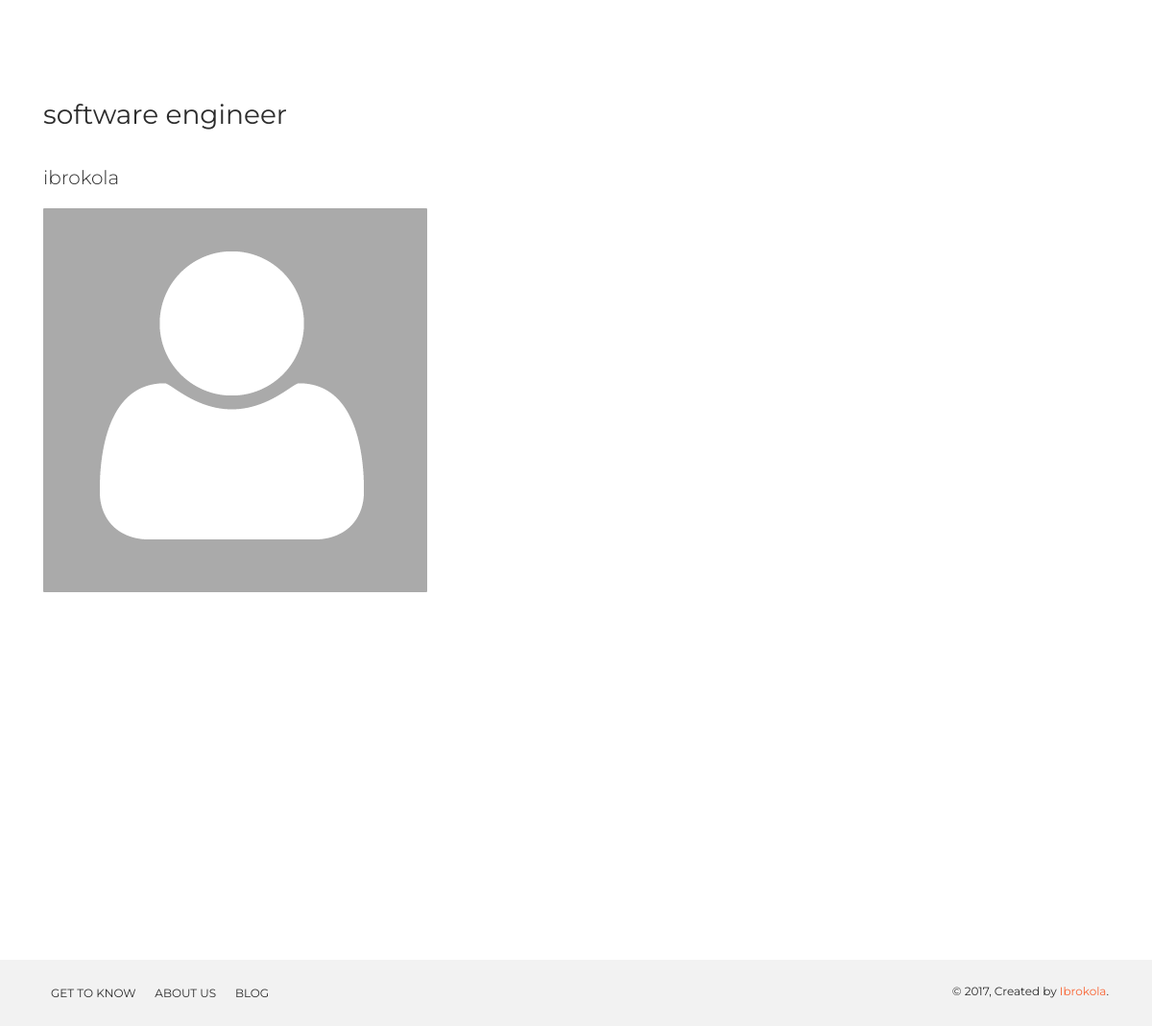
Before: /matches/position/software-engineer/ with the older database file.
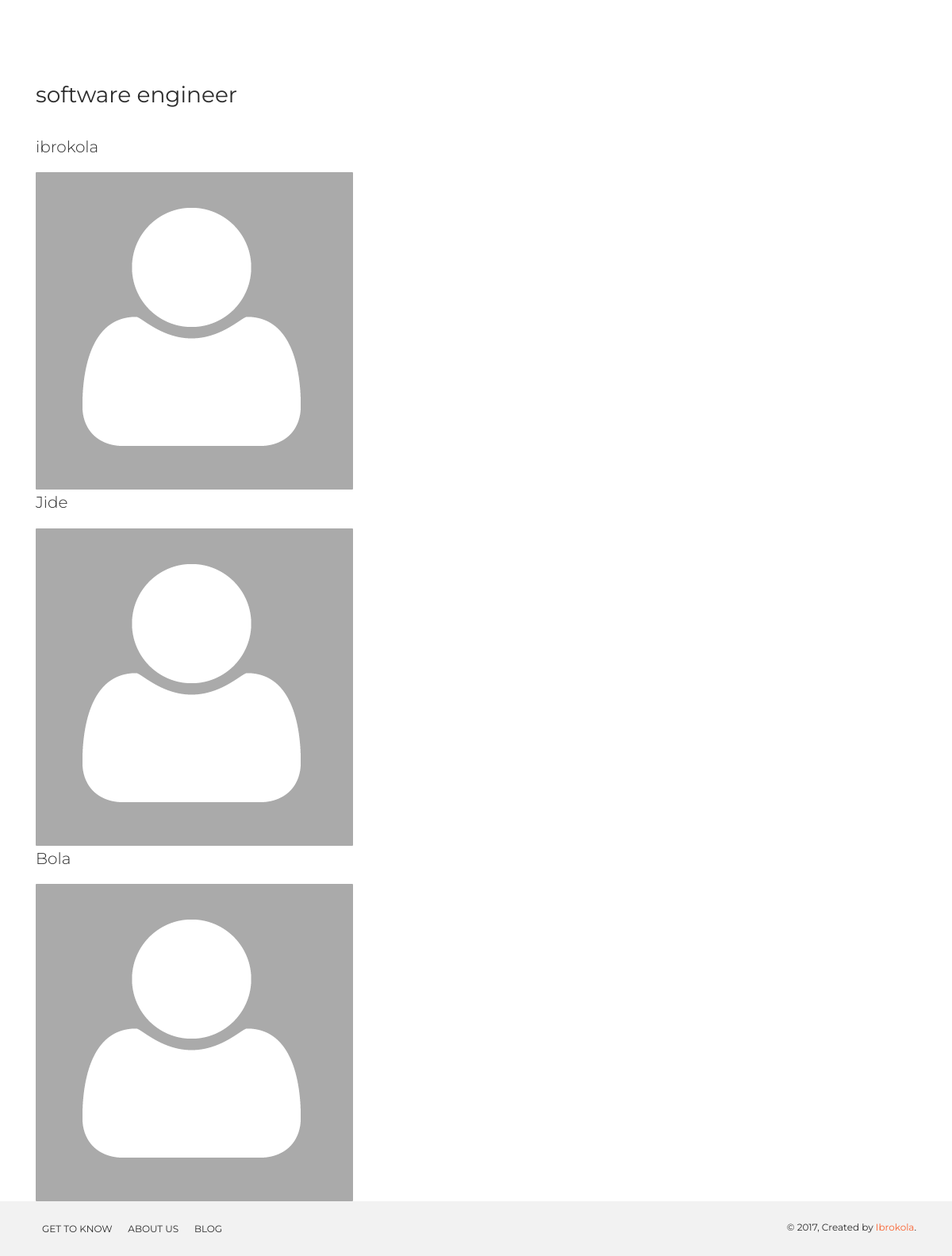
After: the same page with the newer database file.
### jobs/models.py (models this page shows)
class Job(models.Model):
	text = models.CharField(max_length=120, unique=True)
	slug = models.SlugField()
	active = models.BooleanField(default=True)
	flagged = models.ManyToManyField(User, blank=True)
	def __str__(self):
		return self.text

### matches/models.py (models this page shows, shortened)
class PositionMatch(models.Model):
	user = models.ForeignKey(User)
	job = models.ForeignKey(Job)
	hidden = models.BooleanField(default=False)
	liked = models.NullBooleanField()
	updated = models.DateTimeField(auto_now=True, auto_now_add=False)
	objects = PositionMatchManager()

### matches/views.py (the view)
# urls.py: url(r'^position/(?P<slug>[\w-]+)/$', position_match_view, name='position_match_view_url'),
def position_match_view(request, slug):
	print(slug)
	try:
		instance = Job.objects.get(slug=slug)
	except Job.MultipleObjectsReturned:
		queryset = Job.objects.filter(slug=slug).order_by('-id')
		instance = queryset[0]
	except Job.DoesNotExist:
		raise Http404
	matches = PositionMatch.objects.filter(job__text__iexact=instance.text)
	template = "matches/position_match_view.html"
	context = {
		"instance": instance,
		"matches": matches,
	}
	return render(request, template, context)

### templates/matches/position_match_view.html
{% extends 'base.html' %}
{% load static %}
{% block content %}
<div class="container" style="padding-top: 100px;">
	<h3>{{ instance }}</h3>
	{% for match in matches %}
		<p class="lead">{{ match.user }}</p>
		{% if match.user.profile.picture %}
			<img src="{{ match.user.profile.picture.url }}">
		{% else %}
			<img src="{% static 'img/deafult.png' %}">
		{% endif %}
	{% endfor %}
</div>
{% endblock %}

### templates/base.html (shortened to what this page needs)
{% load static %}
<!DOCTYPE html>
<html lang="en">
<head>
    <link rel="stylesheet" href="https://maxcdn.bootstrapcdn.com/font-awesome/latest/css/font-awesome.min.css" />
    <link href="{% static 'css/bootstrap.min.css' %}" rel="stylesheet" />
    <link href="{% static 'css/now-ui-kit.css' %}" rel="stylesheet" />
    <link href="{% static 'css/demo.css' %}" rel="stylesheet" />
</head>
<body class="landing-page profile-page">
    {% include 'navbar.html' %}
    <div class="wrapper">
        <div style="min-height: 1000px;">{% block content %} {% endblock %}</div>
        {% include 'footer.html' %}
    </div>
</body>
</html>

### templates/navbar.html (shortened to what this page needs)
{% load static %}
<nav class="navbar navbar-toggleable-md bg-info fixed-top navbar-transparent " color-on-scroll="500">
    <div class="container">
        <div class="navbar-translate">
            <a class="navbar-brand" href="{% url 'home' %}" rel="tooltip" title="Created by Ibrokola" data-placement="bottom">
            </a>
        </div>
        <div class="collapse navbar-collapse justify-content-end" id="navigation" data-nav-image="{% static 'img/blurred-image-1.jpg' %}">
            <ul class="navbar-nav">
                <li class="nav-item">
                    <a class="nav-link" href="https://github.com/creativetimofficial/now-ui-kit/issues">Have an issue?</a>
                </li>
                <li class="nav-item">
                    <a class="nav-link" rel="tooltip" title="Follow us on Twitter" data-placement="bottom" href="https://twitter.com/CreativeTim" target="_blank">
                        <i class="fa fa-twitter"></i>
                    </a>
                </li>
                <li class="nav-item">
                    <a class="nav-link" rel="tooltip" title="Like us on Facebook" data-placement="bottom" href="https://www.facebook.com/CreativeTim" target="_blank">
                        <i class="fa fa-facebook-square"></i>
                    </a>
                </li>
                <li class="nav-item">
                {% if not request.user.is_authenticated and not "/accounts/login/" in request.get_full_path %}
                    <a class="nav-link" rel="tooltip" title="Login" data-placement="bottom" href="/accounts/login/">
                        <i class="now-ui-icons users_single-02"></i>
                    </a>
                </li>
                    <a class="nav-link" rel="tooltip" title="Register" data-placement="bottom" href="/accounts/signup/">
                        <i class="now-ui-icons objects_diamond"></i>
                    </a>
                {% endif %}
            </ul>
        </div>
    </div>
</nav>

### templates/footer.html (shortened to what this page needs)
<footer class="footer footer-default">
    <div class="container">
        <nav>
            <ul>
                <li>
                    <a href="#">
                        Get to know
                    </a>
                </li>
                <li>
                    <a href="#">
                        About Us
                    </a>
                </li>
                <li>
                    <a href="#">
                        Blog
                    </a>
                </li>
            </ul>
        </nav>
        <div class="copyright">
            &copy;
            , Created by
            <a href="http://www.ibrokolawole.com" target="_blank">Ibrokola</a>.
        </div>
    </div>
</footer>

Changed rows visible on the page:
added PositionMatch: user "Jide"
added PositionMatch: user "Bola"
